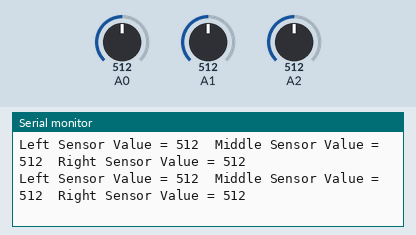
Recording of a sketch running on a simulated Arduino Uno, built with avr-gcc and run on an emulated ATmega328P. On the bench: the last lines printed to the serial monitor. The inputs (shaded band) are chosen by the test bench; at power-on: A0 = 512, A1 = 512, A2 = 512.

Above: at 1.2 s.
1.3 s: A0 set to 987
At 1.36 s:
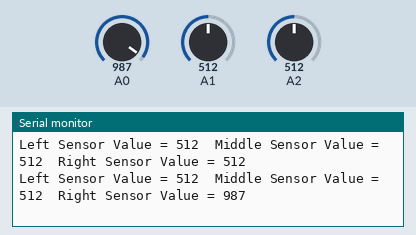
4.3 s: A0 set to 1016
At 4.36 s:
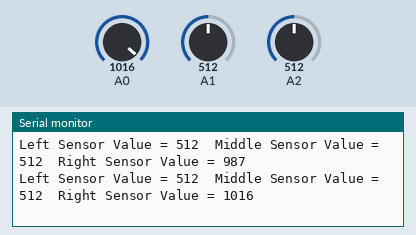
7.3 s: A1 set to 989
At 7.32 s:
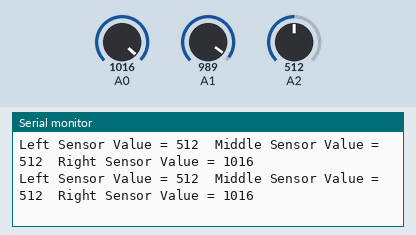
10.3 s: A1 set to 1017
At 10.36 s:
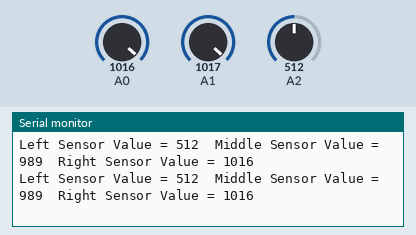
13.3 s: A2 set to 104
At 13.36 s:
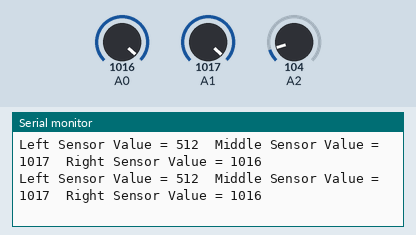
16.3 s: A2 set to 92
At 16.35 s:
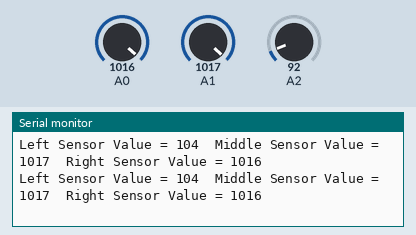
Timing chart, 0 to 19.3 s (numbered marks = the images above; inputs shaded):
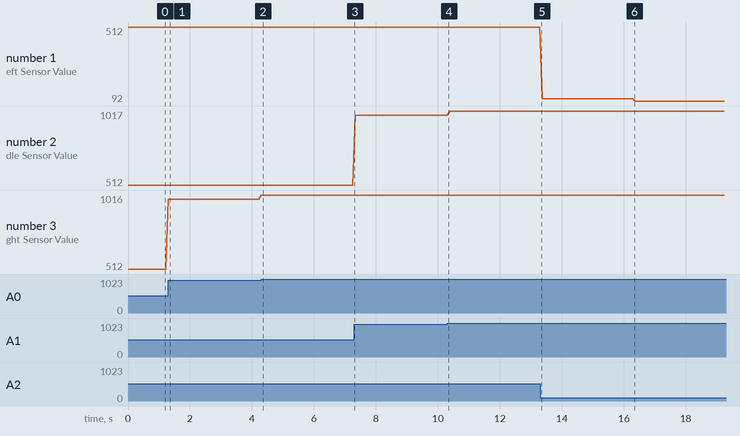

The sketch:

testing_line_follower.ino
```cpp
/*
  Testing Line Tracking Sensors
  Frederick Feraco, NYS MASTER TEACHER PROGRAM, October 2023

  This program is for testing line tracking sensors by running the code and observing different reflective surfaces
  placed under the car's line tracking module on the bottom. The sensor values are displayed in the Serial Monitor.

  Suggestion for students: Develop your own code to follow a line based on sensor values.
*/

// Defines to replace code to read the sensors when using LT_R, LT_M, and LT_L
#define LT_R analogRead(A0)
#define LT_M analogRead(A1)
#define LT_L analogRead(A2)

void setup() {
  // Initialize the Serial communication for displaying sensor values
  Serial.begin(9600);
}

void loop() {
  // Display the values of sensors from 0 (full reflection) to 1023 (no reflection)
  Serial.print("Left Sensor Value = ");
  Serial.print(LT_L);
  Serial.print("  Middle Sensor Value = ");
  Serial.print(LT_M);
  Serial.print("  Right Sensor Value = ");
  Serial.println(LT_R);

  // Add code here to develop your own line-following algorithm based on sensor values

  delay(50); // Delay for a short time before taking another sensor reading
}

// Ideas for Students:
// 1. Create a function to interpret sensor values and make decisions on which direction to move.
// 2. Experiment with different threshold values to detect the line.
// 3. Implement a PID control algorithm for smoother line following.
// 4. Add additional sensors for more precise line tracking.
// 5. Incorporate motor control to make the car follow the line autonomously.
```

Measured:
- plotted number 1: 512 → 104 after the input at 13.3 s, 104 → 92 after the input at 16.3 s
- plotted number 2: 512 → 989 after the input at 7.3 s, 989 → 1017 after the input at 10.3 s
- plotted number 3: 987 → 1016 after the input at 1.3 s
